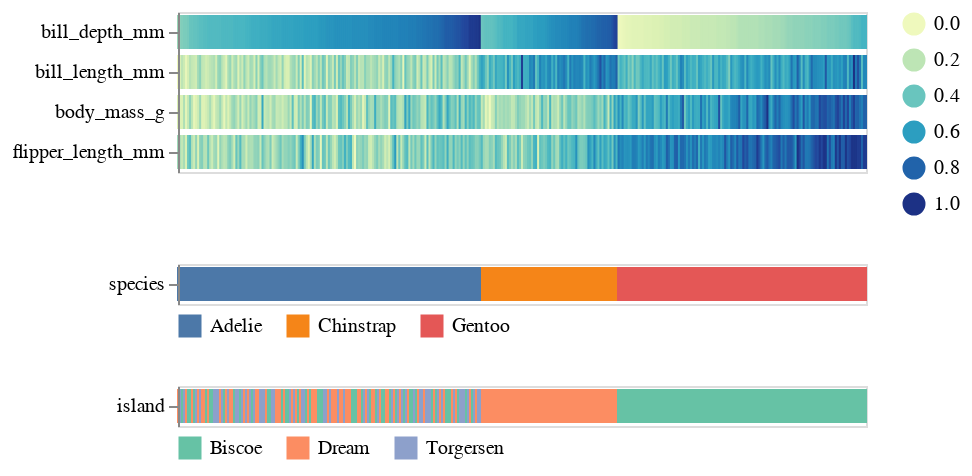

This figure's notebook cell:
### Markdown cell above
Multiple columns can be used both for coloring and sorting,
which further supports exploration of differences between groups.

### Code cell
aly.heatmap(penguins, ['species', 'island'], ['species', 'bill_depth_mm'])

### Figure 1 — Vega-Lite specification as saved in the notebook (floating-point values rounded to 4 significant figures; data arrays with more than 128 entries replaced by an {"elided": "..."} marker saying what was removed)
{"config": {"view": {"continuousWidth": 400, "continuousHeight": 300}}, "vconcat": [{"data": {"name": "data-4ad6dc65c0203d416e8eb6f40c0ea686"}, "mark": {"type": "rect", "height": 16}, "encoding": {"color": {"type": "quantitative", "field": "value", "legend": {"orient": "right", "type": "gradient"}, "scale": {"scheme": "yellowgreenblue"}, "title": null}, "stroke": {"type": "quantitative", "field": "value", "scale": {"scheme": "yellowgreenblue"}}, "tooltip": {"type": "quantitative", "field": "value"}, "x": {"type": "ordinal", "axis": null, "field": "index", "title": null}, "y": {"type": "nominal", "field": "key", "title": null}}, "transform": [{"window": [{"op": "count", "as": "index"}]}, {"fold": ["bill_length_mm", "bill_depth_mm", "flipper_length_mm", "body_mass_g"]}], "width": 344}, {"data": {"name": "data-113a0fe3f8e7e32ba883204fdfdcca71"}, "mark": {"type": "rect", "height": 16}, "encoding": {"color": {"type": "nominal", "field": "value", "legend": {"offset": 5, "orient": "bottom"}, "scale": {"scheme": "tableau10"}, "title": null}, "stroke": {"type": "nominal", "field": "value", "scale": {"scheme": "tableau10"}}, "tooltip": {"type": "nominal", "field": "value"}, "x": {"type": "ordinal", "axis": null, "field": "index", "title": null}, "y": {"type": "nominal", "field": "key", "title": null}}, "transform": [{"window": [{"op": "count", "as": "index"}]}, {"fold": ["species"]}], "width": 344}, {"data": {"name": "data-9e7b1df4bcc5d7871975b365d68ac51d"}, "mark": {"type": "rect", "height": 16}, "encoding": {"color": {"type": "nominal", "field": "value", "legend": {"offset": 5, "orient": "bottom"}, "scale": {"scheme": "set2"}, "title": null}, "stroke": {"type": "nominal", "field": "value", "scale": {"scheme": "set2"}}, "tooltip": {"type": "nominal", "field": "value"}, "x": {"type": "ordinal", "axis": null, "field": "index", "title": null}, "y": {"type": "nominal", "field": "key", "title": null}}, "transform": [{"window": [{"op": "count", "as": "index"}]}, {"fold": ["island"]}], "width": 344}], "$schema": "https://vega.github.io/schema/vega-lite/v4.8.1.json", "datasets": {"data-4ad6dc65c0203d416e8eb6f40c0ea686": {"elided": "344 records"}, "data-113a0fe3f8e7e32ba883204fdfdcca71": {"elided": "344 records"}, "data-9e7b1df4bcc5d7871975b365d68ac51d": {"elided": "344 records"}}}
